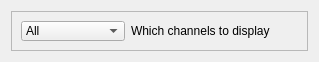
<?xml version="1.0" encoding="UTF-8"?>
<ui version="4.0">
 <class>ChannelsToShow</class>
 <widget class="QWidget" name="ChannelsToShow">
  <property name="geometry">
   <rect>
    <x>0</x>
    <y>0</y>
    <width>319</width>
    <height>62</height>
   </rect>
  </property>
  <property name="minimumSize">
   <size>
    <width>279</width>
    <height>38</height>
   </size>
  </property>
  <property name="windowTitle">
   <string/>
  </property>
  <layout class="QVBoxLayout" name="verticalLayout">
   <item>
    <widget class="QFrame" name="frame">
     <property name="frameShape">
      <enum>QFrame::StyledPanel</enum>
     </property>
     <property name="frameShadow">
      <enum>QFrame::Sunken</enum>
     </property>
     <layout class="QHBoxLayout" name="horizontalLayout">
      <item>
       <widget class="QComboBox" name="m_shownChannels">
        <item>
         <property name="text">
          <string>All</string>
         </property>
        </item>
        <item>
         <property name="text">
          <string>Connected</string>
         </property>
        </item>
        <item>
         <property name="text">
          <string>Disconnected</string>
         </property>
        </item>
       </widget>
      </item>
      <item>
       <widget class="QLabel" name="label">
        <property name="text">
         <string>Which channels to display</string>
        </property>
       </widget>
      </item>
      <item>
       <spacer name="horizontalSpacer">
        <property name="orientation">
         <enum>Qt::Horizontal</enum>
        </property>
        <property name="sizeHint" stdset="0">
         <size>
          <width>0</width>
          <height>19</height>
         </size>
        </property>
       </spacer>
      </item>
     </layout>
    </widget>
   </item>
  </layout>
 </widget>
 <resources/>
 <connections/>
</ui>
